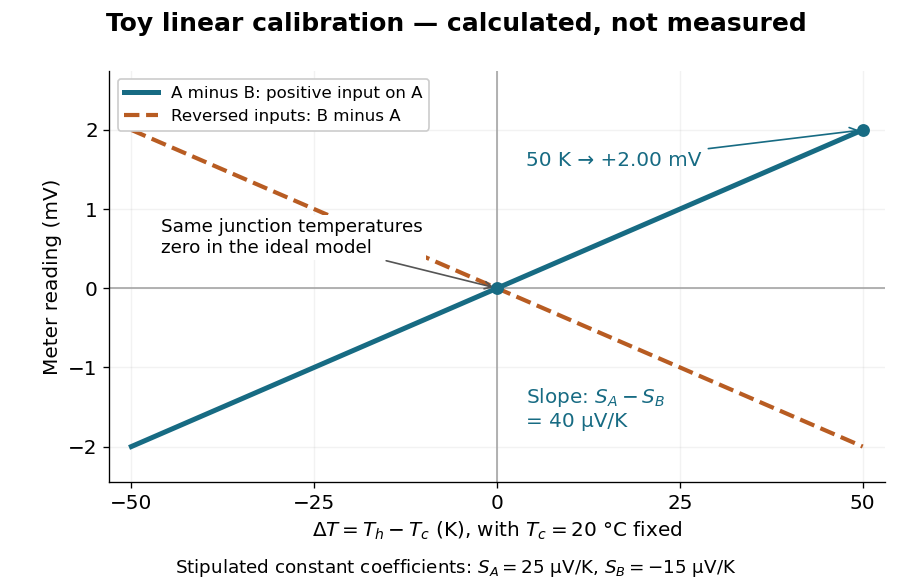

The script that saved this image:
"""Generate calculated toy Seebeck calibration lines, never measured data.

Run from _media: MPLCONFIGDIR=/tmp/codex-wiki-matplotlib python ../seebeck-toy-voltage-slope.py
Tested with Python 3.14.4, Matplotlib 3.10.7, NumPy 2.3.5.
"""
from pathlib import Path
import matplotlib
matplotlib.use('Agg')
import matplotlib.pyplot as plt
import numpy as np


def main():
    plt.rcParams.update({'font.size': 12, 'font.family': 'DejaVu Sans'})
    delta_t = np.linspace(-50, 50, 401)
    s_a, s_b = 25., -15.  # Stipulated microvolts per kelvin, constant.
    voltage_mv = (s_a - s_b) * delta_t / 1000
    fig, ax = plt.subplots(figsize=(7.6, 4.9), dpi=120)
    fig.patch.set_facecolor('white')
    ax.set_facecolor('white')
    ax.axhline(0, color='#a5a5a5', lw=1)
    ax.axvline(0, color='#a5a5a5', lw=1)
    ax.plot(delta_t, voltage_mv, color='#176b83', lw=3, label='A minus B: positive input on A')
    ax.plot(delta_t, -voltage_mv, color='#b85c22', lw=2.5, ls='--', label='Reversed inputs: B minus A')
    ax.scatter([0, 50], [0, 2], color='#176b83', s=45, zorder=5, clip_on=False)
    ax.annotate('50 K → +2.00 mV', (50, 2), xytext=(4, 1.55), arrowprops={'arrowstyle': '->', 'color': '#176b83'}, color='#176b83')
    ax.annotate('Same junction temperatures\nzero in the ideal model', (0, 0), xytext=(-46, .45), fontsize=11, bbox={'facecolor': 'white', 'edgecolor': 'none', 'pad': 2}, arrowprops={'arrowstyle': '->', 'color': '#555555'})
    ax.text(4, -1.75, 'Slope: $S_A-S_B$\n= 40 µV/K', color='#176b83', fontsize=12)
    ax.set(xlim=(-53, 53), ylim=(-2.45, 2.75), xlabel=r'$\Delta T=T_h-T_c$ (K), with $T_c=20$ °C fixed', ylabel='Meter reading (mV)')
    ax.set_xticks([-50, -25, 0, 25, 50])
    ax.set_yticks([-2, -1, 0, 1, 2])
    ax.grid(alpha=.16)
    ax.spines[['top', 'right']].set_visible(False)
    ax.legend(loc='upper left', fontsize=10, frameon=True, facecolor='white', framealpha=1)
    fig.suptitle('Toy linear calibration — calculated, not measured', fontsize=15, weight='bold', y=.98)
    fig.text(.5, .025, 'Stipulated constant coefficients: $S_A=25$ µV/K, $S_B=-15$ µV/K', ha='center', fontsize=11)
    fig.subplots_adjust(left=.12, right=.97, bottom=.18, top=.88)
    fig.savefig(Path(__file__).stem + '.png', facecolor='white', transparent=False)
    plt.close(fig)


if __name__ == '__main__':
    main()
